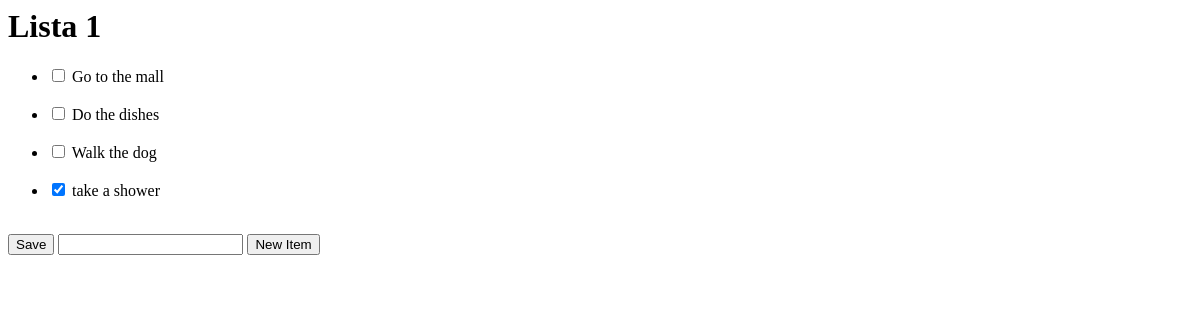
/1, run on an earlier commit of the app's database.
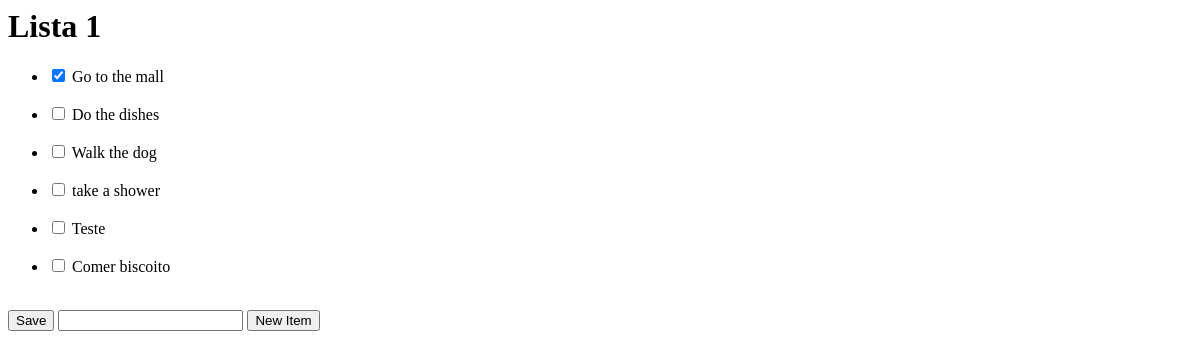
And on a later commit of the database.
### main/models.py (models this page shows, shortened)
class ToDoList (models.Model):
    name= models.CharField(max_length=200)

class Item(models.Model):
    todolist=models.ForeignKey(ToDoList,on_delete=models.CASCADE)
    text = models.CharField(max_length=300)
    complete=models.BooleanField()

### main/views.py (the view, shortened to what this page needs)
# urls.py: path("<int:id>",views.index,name="index"),
def index(response,id):
    list = ToDoList.objects.get(id=id)
    return render(response,"main/list.html",{"list":list})

### main/templates/main/list.html (shortened to what this page needs)
{% extends "main/base.html" %}
{% block content %}
  <h1>{{list.name}}</h1>
  <form method="post" action="#">
    <ul>
    {% for item in list.item_set.all %}
        {% if item.complete == True  %}
          <li><input type = "checkbox" value = "clicked" name="c{{item.id}}" checked> {{item.text}}</li><br>
        {% else %}
          <li><input type = "checkbox" value = "clicked" name="c{{item.id}}"> {{item.text}}</li><br>
        {% endif %}
    {% endfor %}
    </ul>
    <button type="submit" name="save" value="save">Save</button>
    <input type ="text" name ="new" >
    <button type="submit" name="newItem" value="newItem">New Item</button>
  </form>
{% endblock content %}

### main/templates/main/base.html (shortened to what this page needs)
<html>
<body>
  <div ind ="content", name = "content">
    {% block content %}{% endblock content %}
  </div>
</body>
</html>

What changed in the data, as far as the page shows it:
changed Item "Go to the mall": complete False → True (drawn); id "☐" → "☑"
changed Item "take a shower": complete True → False (drawn); id "☑" → "☐"
added Item: text "Teste"
added Item: text "Comer biscoito"
